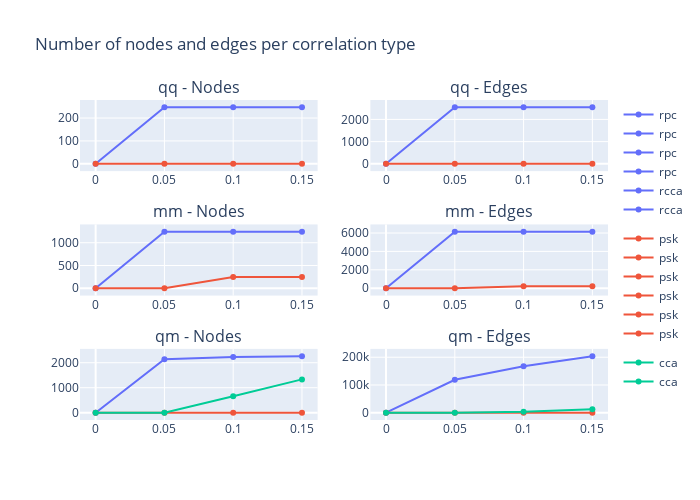

The notebook cell this image was saved under:
### Code cell
from plotly.subplots import make_subplots
from plotly import graph_objects as go
import plotly.express as px

palette = px.colors.qualitative.Plotly

file = 'Plots/FDR_CorrType.html'
if os.path.exists(file):
    os.remove(file)

fig = make_subplots(rows=3, cols=2, subplot_titles=['qq - Nodes', 'qq - Edges','mm - Nodes', 'mm - Edges', 'qm - Nodes', 'qm - Edges'])
plot['psk']['qq']['nodes']

for n,ctype in enumerate(ctypes):
    fig.add_trace(go.Scatter(
        x=pvrange,
        y=plot[ctype]['qq']['nodes'],
        name=ctype, marker_color=palette[n], legendgroup=n
    ), row=1, col=1)
    fig.add_trace(go.Scatter(
        x=pvrange,
        y=plot[ctype]['qq']['edges'],
        name=ctype, marker_color=palette[n], legendgroup=n
    ), row=1, col=2)
    fig.add_trace(go.Scatter(
        x=pvrange,
        y=plot[ctype]['mm']['nodes'],
        name=ctype, marker_color=palette[n], legendgroup=n
    ), row=2, col=1)
    fig.add_trace(go.Scatter(
        x=pvrange,
        y=plot[ctype]['mm']['edges'],
        name=ctype, marker_color=palette[n], legendgroup=n
    ), row=2, col=2)

for n,ctype in enumerate(ctypes2):
    fig.add_trace(go.Scatter(
        x=pvrange,
        y=plot[ctype]['qm']['nodes'],
        name=ctype, marker_color=palette[n], legendgroup=n
    ), row=3, col=1)
    fig.add_trace(go.Scatter(
        x=pvrange,
        y=plot[ctype]['qm']['edges'],
        name=ctype, marker_color=palette[n], legendgroup=n
    ), row=3, col=2)

fig.update_layout(title='Number of nodes and edges per correlation type', width=700, height=500)
fig.show()

with open(file, 'a') as f:
    f.write(fig.to_html(full_html=False, include_plotlyjs='cdn', default_height='50%', default_width='80%'))

### Figure 1 — Plotly figure (JSON) as saved in the notebook; plotly's stock layout.template omitted (floating-point values rounded to 4 significant figures)
{"data": [{"legendgroup": "0", "marker": {"color": "#636EFA"}, "name": "rpc", "type": "scatter", "x": [0, 0.05, 0.1, 0.15], "xaxis": "x", "y": [0, 247, 247, 247], "yaxis": "y"}, {"legendgroup": "0", "marker": {"color": "#636EFA"}, "name": "rpc", "type": "scatter", "x": [0, 0.05, 0.1, 0.15], "xaxis": "x2", "y": [0, 2546, 2546, 2546], "yaxis": "y2"}, {"legendgroup": "0", "marker": {"color": "#636EFA"}, "name": "rpc", "type": "scatter", "x": [0, 0.05, 0.1, 0.15], "xaxis": "x3", "y": [0, 1241, 1241, 1241], "yaxis": "y3"}, {"legendgroup": "0", "marker": {"color": "#636EFA"}, "name": "rpc", "type": "scatter", "x": [0, 0.05, 0.1, 0.15], "xaxis": "x4", "y": [0, 6134, 6134, 6134], "yaxis": "y4"}, {"legendgroup": "1", "marker": {"color": "#EF553B"}, "name": "psk", "type": "scatter", "x": [0, 0.05, 0.1, 0.15], "xaxis": "x", "y": [0, 0, 0, 0], "yaxis": "y"}, {"legendgroup": "1", "marker": {"color": "#EF553B"}, "name": "psk", "type": "scatter", "x": [0, 0.05, 0.1, 0.15], "xaxis": "x2", "y": [0, 0, 0, 0], "yaxis": "y2"}, {"legendgroup": "1", "marker": {"color": "#EF553B"}, "name": "psk", "type": "scatter", "x": [0, 0.05, 0.1, 0.15], "xaxis": "x3", "y": [0, 0, 248, 248], "yaxis": "y3"}, {"legendgroup": "1", "marker": {"color": "#EF553B"}, "name": "psk", "type": "scatter", "x": [0, 0.05, 0.1, 0.15], "xaxis": "x4", "y": [0, 0, 214, 214], "yaxis": "y4"}, {"legendgroup": "0", "marker": {"color": "#636EFA"}, "name": "rcca", "type": "scatter", "x": [0, 0.05, 0.1, 0.15], "xaxis": "x5", "y": [0, 2140, 2229, 2261], "yaxis": "y5"}, {"legendgroup": "0", "marker": {"color": "#636EFA"}, "name": "rcca", "type": "scatter", "x": [0, 0.05, 0.1, 0.15], "xaxis": "x6", "y": [0, 118713, 167705, 203779], "yaxis": "y6"}, {"legendgroup": "1", "marker": {"color": "#EF553B"}, "name": "psk", "type": "scatter", "x": [0, 0.05, 0.1, 0.15], "xaxis": "x5", "y": [0, 0, 0, 0], "yaxis": "y5"}, {"legendgroup": "1", "marker": {"color": "#EF553B"}, "name": "psk", "type": "scatter", "x": [0, 0.05, 0.1, 0.15], "xaxis": "x6", "y": [0, 0, 0, 0], "yaxis": "y6"}, {"legendgroup": "2", "marker": {"color": "#00CC96"}, "name": "cca", "type": "scatter", "x": [0, 0.05, 0.1, 0.15], "xaxis": "x5", "y": [0, 0, 657, 1333], "yaxis": "y5"}, {"legendgroup": "2", "marker": {"color": "#00CC96"}, "name": "cca", "type": "scatter", "x": [0, 0.05, 0.1, 0.15], "xaxis": "x6", "y": [0, 0, 3113, 12285], "yaxis": "y6"}], "layout": {"annotations": [{"font": {"size": 16}, "showarrow": false, "text": "qq - Nodes", "x": 0.225, "xanchor": "center", "xref": "paper", "y": 1, "yanchor": "bottom", "yref": "paper"}, {"font": {"size": 16}, "showarrow": false, "text": "qq - Edges", "x": 0.775, "xanchor": "center", "xref": "paper", "y": 1, "yanchor": "bottom", "yref": "paper"}, {"font": {"size": 16}, "showarrow": false, "text": "mm - Nodes", "x": 0.225, "xanchor": "center", "xref": "paper", "y": 0.6111, "yanchor": "bottom", "yref": "paper"}, {"font": {"size": 16}, "showarrow": false, "text": "mm - Edges", "x": 0.775, "xanchor": "center", "xref": "paper", "y": 0.6111, "yanchor": "bottom", "yref": "paper"}, {"font": {"size": 16}, "showarrow": false, "text": "qm - Nodes", "x": 0.225, "xanchor": "center", "xref": "paper", "y": 0.2222, "yanchor": "bottom", "yref": "paper"}, {"font": {"size": 16}, "showarrow": false, "text": "qm - Edges", "x": 0.775, "xanchor": "center", "xref": "paper", "y": 0.2222, "yanchor": "bottom", "yref": "paper"}], "height": 500, "title": {"text": "Number of nodes and edges per correlation type"}, "width": 700, "xaxis": {"anchor": "y", "domain": [0, 0.45]}, "xaxis2": {"anchor": "y2", "domain": [0.55, 1]}, "xaxis3": {"anchor": "y3", "domain": [0, 0.45]}, "xaxis4": {"anchor": "y4", "domain": [0.55, 1]}, "xaxis5": {"anchor": "y5", "domain": [0, 0.45]}, "xaxis6": {"anchor": "y6", "domain": [0.55, 1]}, "yaxis": {"anchor": "x", "domain": [0.7778, 1]}, "yaxis2": {"anchor": "x2", "domain": [0.7778, 1]}, "yaxis3": {"anchor": "x3", "domain": [0.3889, 0.6111]}, "yaxis4": {"anchor": "x4", "domain": [0.3889, 0.6111]}, "yaxis5": {"anchor": "x5", "domain": [0, 0.2222]}, "yaxis6": {"anchor": "x6", "domain": [0, 0.2222]}}}
